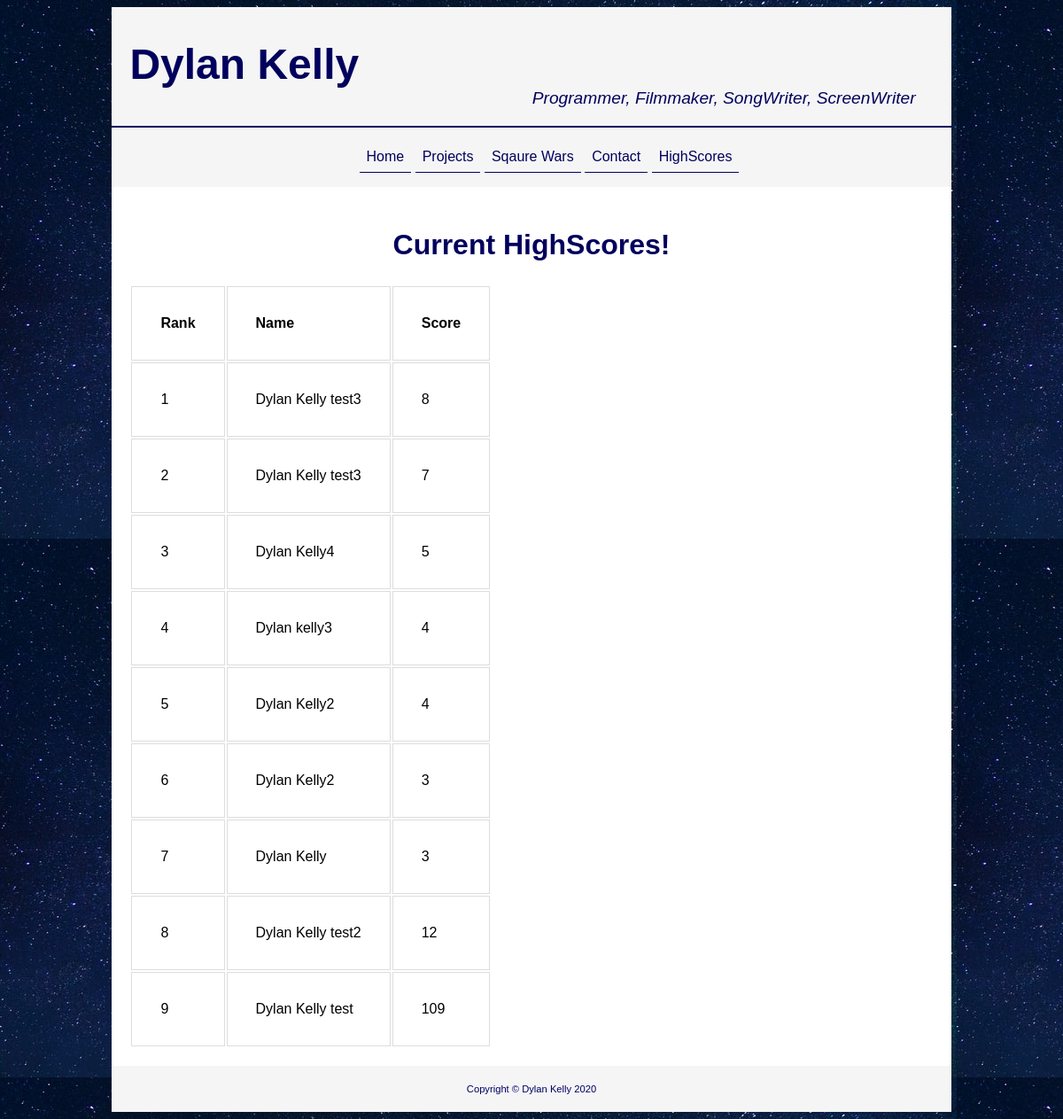
/highScores, run on the app's committed database.
### mainwebsite/models.py (models this page shows, shortened)
class HighScores(models.Model):
    name = models.CharField(max_length=100)
    score = models.CharField(max_length=100)
    rank = models.CharField(max_length=2, default='0')

### mainwebsite/views.py (the view)
# urls.py: path('highScores', views.highScores, name='mainpage-highScores'),
def highScores(request):
	Database_Manager.give_rank()
	content = {
		'model': HighScores.objects.all().order_by('rank')
	}
	return render(request, 'mainwebsite/highScores.html', content)

### mainwebsite/databaseManager.py (called while the page is built)
    def give_rank():
        ordered_highscores = HighScores.objects.all().order_by('score')
        i = ordered_highscores.count()
        for set in ordered_highscores:
            set.rank = i
            i -= 1
            set.save()

### mainwebsite/templates/mainwebsite/highScores.html (shortened to what this page needs)
{% load static %}
<!DOCTYPE html>
<html lang="en">
	<head>
		<link rel="stylesheet" type="text/css" href="{% static 'mainwebsite/highScores.css' %}">
		</head>
	<body>
		<div id="wrapper">
		  <header>
			<h1>Dylan Kelly</h1>
			<div id="tag">Programmer, Filmmaker, SongWriter, ScreenWriter</div>
		  </header>
		  <nav>
			<ul>
			  <li><a href="{%url 'mainpage-home' %}">Home</a></li>
			  <li><a href="{%url 'mainpage-home' %}">Projects</a></li>
			  <li><a href="{%url 'mainpage-squareWars' %}">Sqaure Wars</a></li>
			  <li><a href="{%url 'mainpage-contact' %}">Contact</a></li>
        <li><a href="{%url 'mainpage-highScores' %}">HighScores</a></li>
			</ul>
		  </nav>
			<main>
        <h2> Current HighScores! </h2>
				<div id="tableHolder">
          <table>
            <tr>
							<th>Rank</th>
              <th>Name</th>
              <th>Score</th>
            </tr>
      {% for models in model %}
            <tr>
				<td> {{ models.rank }} </td>
              <td> {{ models.name}} </td>
              <td> {{models.score}} </td>
            </tr>
      {% endfor %}
          </table>
				</div>
			</main>
		  <footer>Copyright &copy; Dylan Kelly 2020
			</footer>
		</div>
	</body>
</html>

### mainwebsite/static/mainwebsite/highScores.css (style rules this page uses)
header, nav, main, footer, figure, figcaption { display: block; }
* { box-sizing: border-box; }
body { font-family: Verdana, Arial, sans-serif; background-image: url("pictures/background.jfif"); }
#wrapper { background-color: #F5F5F5; color: #000066; width: 80%; margin: auto; }
header { background-color: #F5F5F5; color: #00005D; font-size: 150%; padding: 5px 20px 20px; border-bottom: .1em solid #00005D; }
h1 { margin-bottom: 0; }
#tag { padding-right: 20px; font-size: .80em; font-style: italic; text-align: right; color: #00005D; }
h2 { color: #00005D; font-family: arial, sans-serif; font-size: 200%; text-align: center; }
main { margin-left: 0; }
nav { float: none; width: auto; }
nav li { display: inline-block; padding: 0.5em; border-bottom: .1em solid #00005D; }
nav ul { text-align: center; }
nav a { border-style: none; }
nav a { text-decoration: none; }
nav a:link { color: #00005D; }
main { padding: 20px; background-color: #ffffff; color: #000000; text-align: center; }
#tableHolder { text-align: center; }
td, th { border: .1em solid #dddddd; text-align: left; padding: 2em; }
footer { font-size:70%; text-align: center; clear: right; padding: 20px; background-color: #F5F5F5; }

### data on the page
HighScores: rank "1", name "Dylan Kelly test3", score "8"
HighScores: rank "2", name "Dylan Kelly test3", score "7"
HighScores: rank "3", name "Dylan Kelly4", score "5"
HighScores: rank "4", name "Dylan kelly3", score "4"
HighScores: rank "5", name "Dylan Kelly2", score "4"
HighScores: rank "6", name "Dylan Kelly2", score "3"
HighScores: rank "7", name "Dylan Kelly", score "3"
HighScores: rank "8", name "Dylan Kelly test2", score "12"
HighScores: rank "9", name "Dylan Kelly test", score "109"
